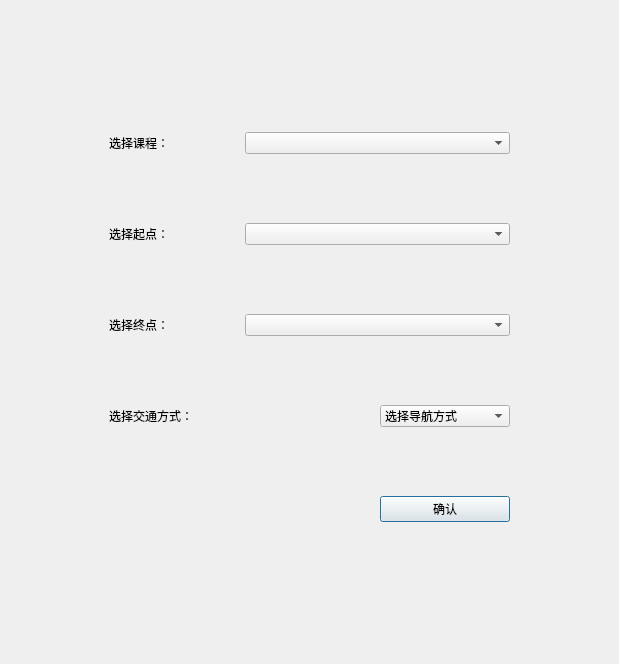
<?xml version="1.0" encoding="UTF-8"?>
<ui version="4.0">
 <class>mapchoose</class>
 <widget class="QDialog" name="mapchoose">
  <property name="geometry">
   <rect>
    <x>0</x>
    <y>0</y>
    <width>619</width>
    <height>664</height>
   </rect>
  </property>
  <property name="windowTitle">
   <string>导航</string>
  </property>
  <layout class="QGridLayout" name="gridLayout_2">
   <item row="0" column="0">
    <spacer name="horizontalSpacer">
     <property name="orientation">
      <enum>Qt::Horizontal</enum>
     </property>
     <property name="sizeType">
      <enum>QSizePolicy::Fixed</enum>
     </property>
     <property name="sizeHint" stdset="0">
      <size>
       <width>80</width>
       <height>20</height>
      </size>
     </property>
    </spacer>
   </item>
   <item row="0" column="1">
    <widget class="QWidget" name="widget_3" native="true">
     <layout class="QVBoxLayout" name="verticalLayout">
      <item>
       <spacer name="verticalSpacer">
        <property name="orientation">
         <enum>Qt::Vertical</enum>
        </property>
        <property name="sizeType">
         <enum>QSizePolicy::Fixed</enum>
        </property>
        <property name="sizeHint" stdset="0">
         <size>
          <width>20</width>
          <height>40</height>
         </size>
        </property>
       </spacer>
      </item>
      <item>
       <widget class="QWidget" name="widget" native="true">
        <layout class="QGridLayout" name="gridLayout">
         <item row="0" column="0">
          <widget class="QLabel" name="label">
           <property name="text">
            <string>选择课程：</string>
           </property>
          </widget>
         </item>
         <item row="0" column="1" colspan="2">
          <widget class="QComboBox" name="course"/>
         </item>
         <item row="2" column="0">
          <widget class="QLabel" name="label_3">
           <property name="text">
            <string>选择终点：</string>
           </property>
          </widget>
         </item>
         <item row="3" column="2">
          <widget class="QComboBox" name="way">
           <item>
            <property name="text">
             <string>选择导航方式</string>
            </property>
           </item>
           <item>
            <property name="text">
             <string>最短路径</string>
            </property>
           </item>
           <item>
            <property name="text">
             <string>最短步行时间</string>
            </property>
           </item>
           <item>
            <property name="text">
             <string>最短骑行时间</string>
            </property>
           </item>
          </widget>
         </item>
         <item row="1" column="0">
          <widget class="QLabel" name="label_2">
           <property name="text">
            <string>选择起点：</string>
           </property>
          </widget>
         </item>
         <item row="3" column="0" colspan="2">
          <widget class="QLabel" name="label_4">
           <property name="text">
            <string>选择交通方式：</string>
           </property>
          </widget>
         </item>
         <item row="1" column="1" colspan="2">
          <widget class="QComboBox" name="start"/>
         </item>
         <item row="2" column="1" colspan="2">
          <widget class="QComboBox" name="end"/>
         </item>
         <item row="4" column="2">
          <widget class="QPushButton" name="finish">
           <property name="text">
            <string>确认</string>
           </property>
          </widget>
         </item>
        </layout>
       </widget>
      </item>
      <item>
       <spacer name="verticalSpacer_2">
        <property name="orientation">
         <enum>Qt::Vertical</enum>
        </property>
        <property name="sizeType">
         <enum>QSizePolicy::Fixed</enum>
        </property>
        <property name="sizeHint" stdset="0">
         <size>
          <width>20</width>
          <height>50</height>
         </size>
        </property>
       </spacer>
      </item>
     </layout>
    </widget>
   </item>
   <item row="0" column="2">
    <spacer name="horizontalSpacer_2">
     <property name="orientation">
      <enum>Qt::Horizontal</enum>
     </property>
     <property name="sizeType">
      <enum>QSizePolicy::Fixed</enum>
     </property>
     <property name="sizeHint" stdset="0">
      <size>
       <width>80</width>
       <height>20</height>
      </size>
     </property>
    </spacer>
   </item>
  </layout>
 </widget>
 <resources/>
 <connections/>
</ui>
